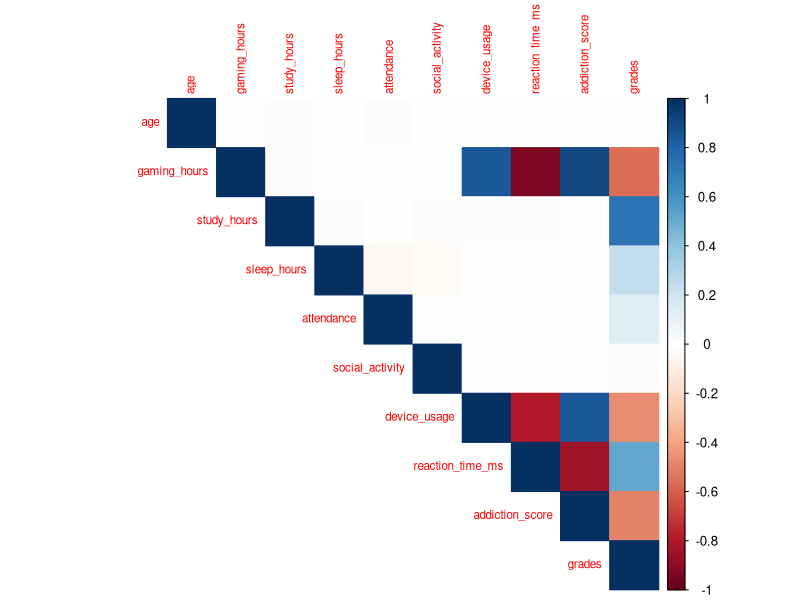
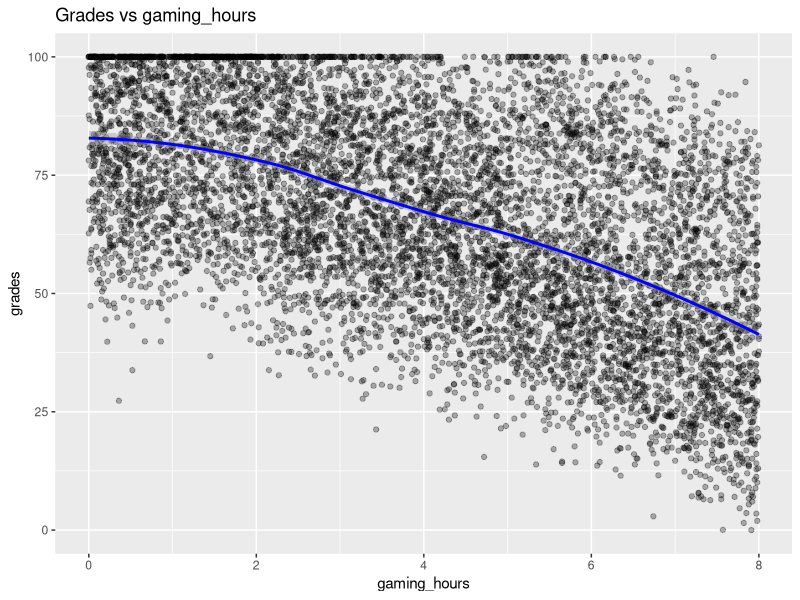
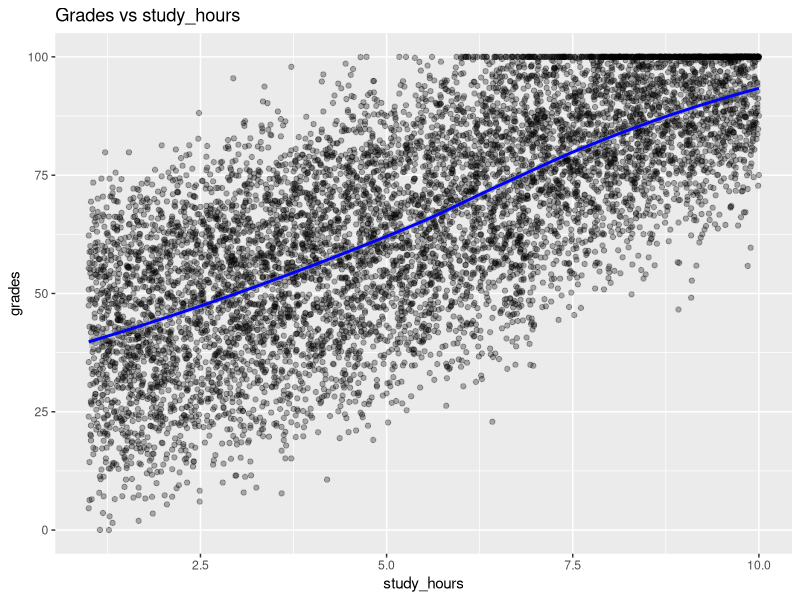
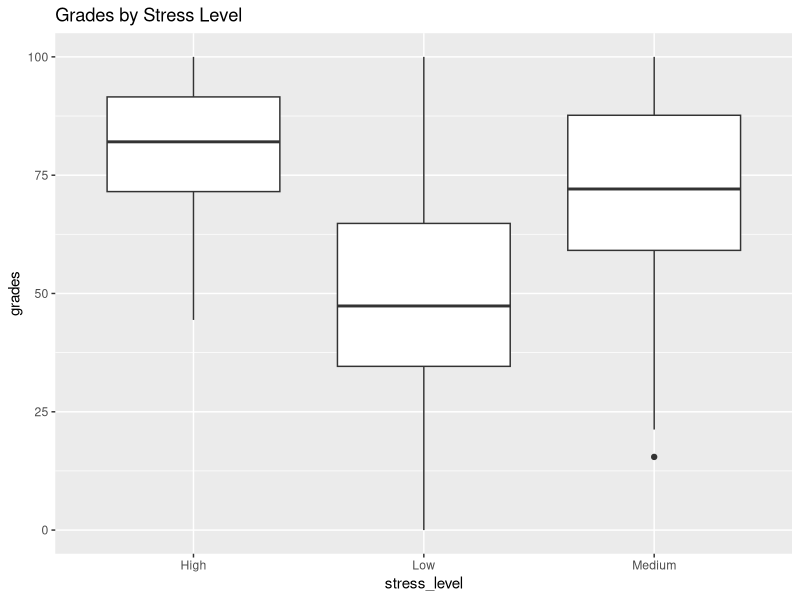
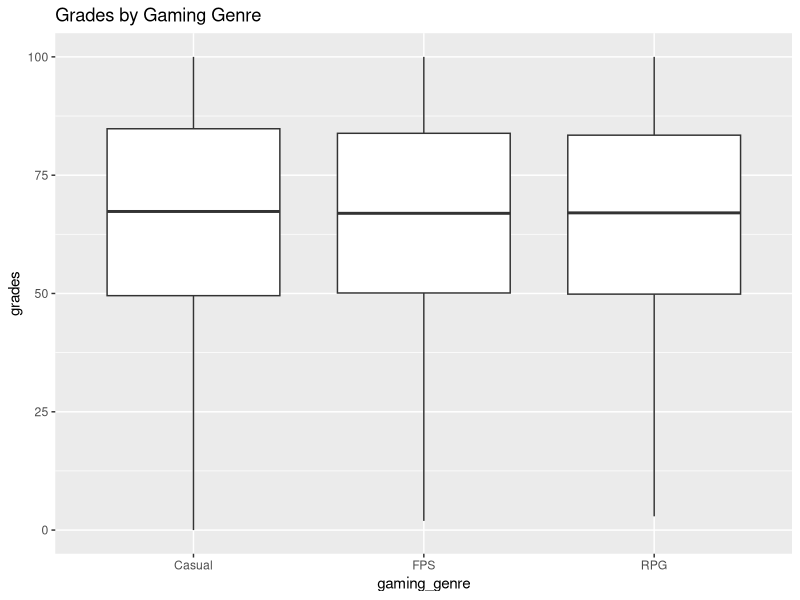
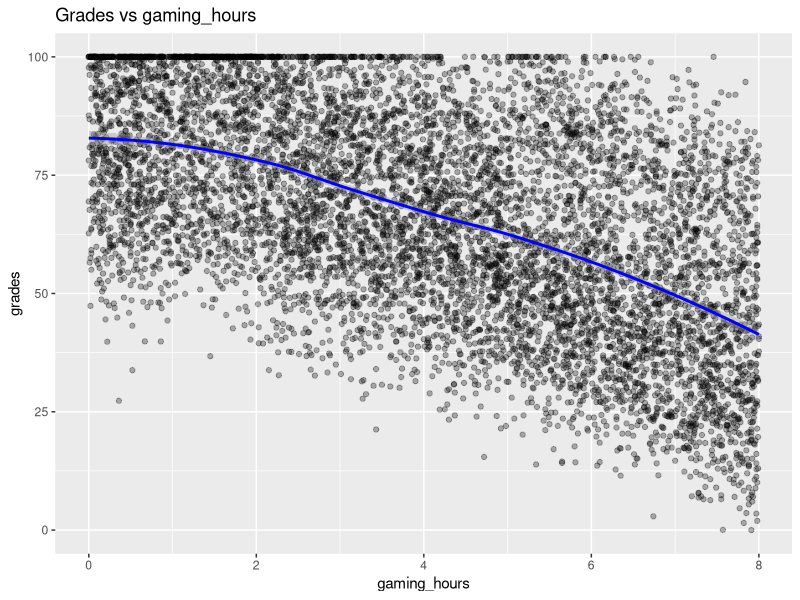
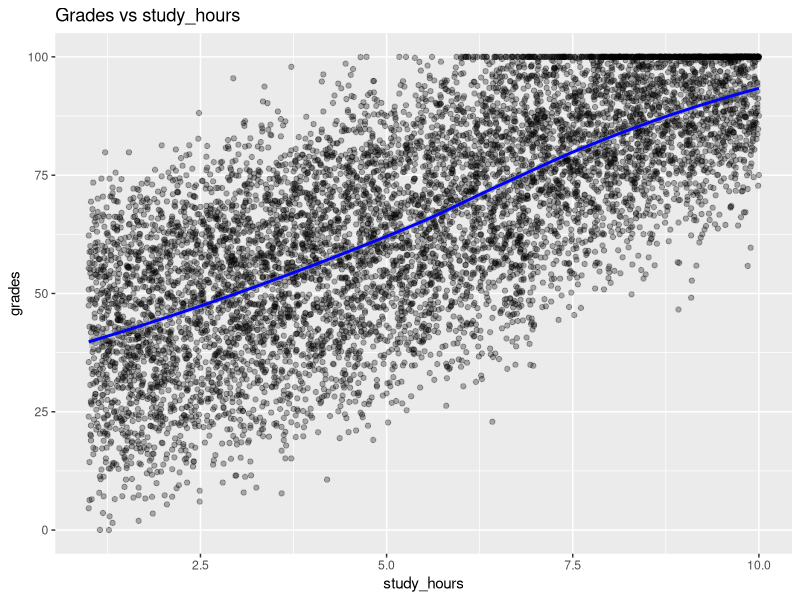

These charts were generated, in order, by the following R code:
library(tidyverse)
library(corrplot)

df <- read_csv("data/cleaned_data.csv")

# ---- Correlation matrix ----
numeric_vars <- df %>% select(where(is.numeric)) %>% select(-student_id)
corr_matrix <- cor(numeric_vars, use = "complete.obs")
corrplot(corr_matrix, method = "color", type = "upper", tl.cex = 0.7)

# ---- Scatterplots against grades ----
plot_vars <- c("gaming_hours", "study_hours")

for (v in plot_vars) {
  p <- ggplot(df, aes_string(x = v, y = "grades")) +
    geom_point(alpha = 0.3) +
    geom_smooth(method = "loess", color = "blue") +
    labs(title = paste("Grades vs", v))
  print(p)
  ggsave(paste0("output/scatter_", v, ".png"), plot = p)
}

# ---- Boxplots by categorical variables ----
ggplot(df, aes(x = stress_level, y = grades)) + 
  geom_boxplot() + 
  labs(title = "Grades by Stress Level")

ggplot(df, aes(x = gaming_genre, y = grades)) + 
  geom_boxplot() + 
  labs(title = "Grades by Gaming Genre")
